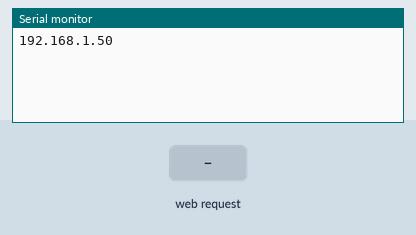
This sketch was run on a simulated ESP8266 (NodeMCU). Shown: the last lines printed to the serial monitor. The inputs (shaded band) are chosen by the test bench. WiFi joins after 1.5 s; servers stay silent unless stated.

Above: at 2.7 s.
2.8 s: HTTP request GET / received
At 4.0 s:
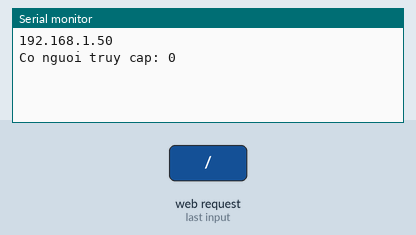
4.3 s: HTTP request GET /count received
At 5.2 s:
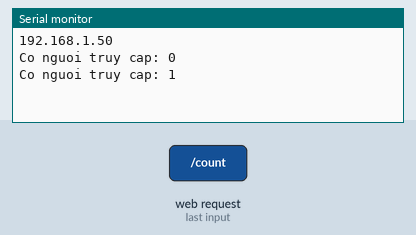

The sketch:

WebServer.ino
```cpp
#include <ESP8266WiFi.h>
#include <ESP8266WebServer.h>


ESP8266WebServer sever(80); //port 80 cua web
int count=0;
void setup() {
  WiFi.mode(WIFI_AP_STA); //ESP la tram phat wifi
  WiFi.softAP("lanzbc","meomeomeo"); // tao ten dang nhap va mat khua cho esp
  WiFi.begin("Sikbon","bon140115@@"); // ket no voi wifi noi bo mang

  while(WiFi.waitForConnectResult()!=WL_CONNECTED)
    delay(5000);
    Serial.begin(115200);
    Serial.println(WiFi.localIP());

    sever.on("/",HTTP_GET,[]{
      Serial.println(String("Co nguoi truy cap: ") + count++);
      sever.send(200,"text/plain","Chao chu Phong");
    });

    sever.on("/count",[]{
      Serial.println(String("Co nguoi truy cap: ")+ count++);
      sever.send(200,"text/plain",String("so truy cap: ") + count);
    });

    sever.begin();
}

void loop() {
  sever.handleClient();

}
```

Measured:
- after the input at 2.8 s, the serial monitor: prints a new line at once (image 1)
- after the input at 4.3 s, the serial monitor: prints a new line at once (image 2)
